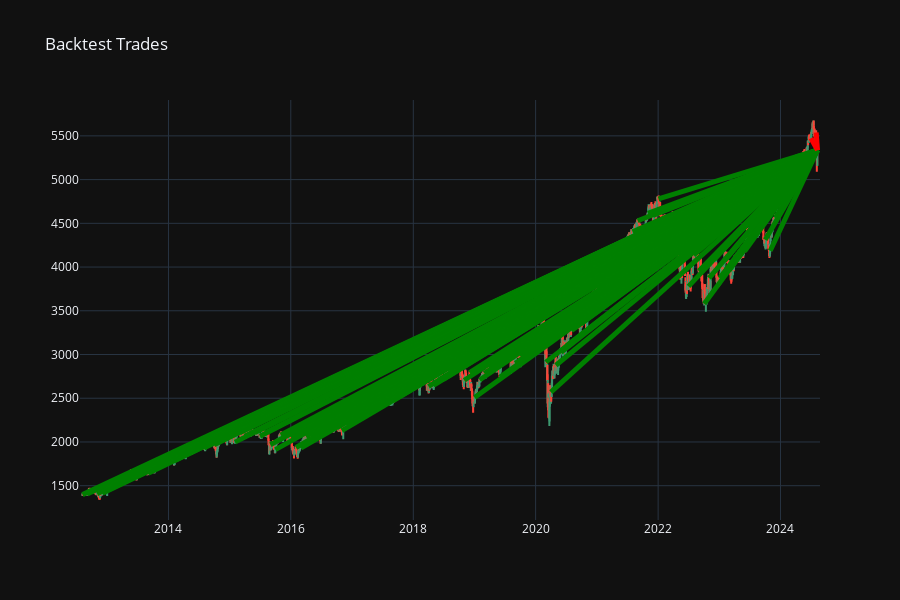

The cell this chart's notebook holds for it:
### Code cell
backtest_fig = bt.visualize_backtest()
backtest_fig

### Figure 1 — Plotly figure (JSON) as saved in the notebook; plotly's stock layout.template omitted (floating-point values rounded to 4 significant figures; data arrays with more than 128 entries replaced by an {"elided": "..."} marker saying what was removed)
{"data": [{"close": {"elided": "3104 float values"}, "high": {"elided": "3104 float values"}, "low": {"elided": "3104 float values"}, "name": "OHLC Data", "open": {"elided": "3104 float values"}, "x": {"elided": "3104 str values"}, "type": "candlestick"}], "layout": {"height": 600, "title": {"text": "Backtest Trades"}, "xaxis": {"rangeslider": {"visible": false}}, "shapes": [{"line": {"color": "green", "width": 5}, "type": "line", "x0": "2012-08-06T00:00:00", "x1": "2024-08-09T00:00:00", "y0": 1398.0, "y1": 5337.0}, {"line": {"color": "green", "width": 5}, "type": "line", "x0": "2012-09-03T00:00:00", "x1": "2024-08-09T00:00:00", "y0": 1406.0, "y1": 5337.0}, {"line": {"color": "green", "width": 5}, "type": "line", "x0": "2012-10-01T00:00:00", "x1": "2024-08-09T00:00:00", "y0": 1436.0, "y1": 5337.0}, {"line": {"color": "green", "width": 5}, "type": "line", "x0": "2012-11-01T00:00:00", "x1": "2024-08-09T00:00:00", "y0": 1407.0, "y1": 5337.0}, {"line": {"color": "green", "width": 5}, "type": "line", "x0": "2012-12-03T00:00:00", "x1": "2024-08-09T00:00:00", "y0": 1415.0, "y1": 5337.0}, {"line": {"color": "green", "width": 5}, "type": "line", "x0": "2013-01-02T00:00:00", "x1": "2024-08-09T00:00:00", "y0": 1448.0, "y1": 5337.0}, {"line": {"color": "green", "width": 5}, "type": "line", "x0": "2013-02-01T00:00:00", "x1": "2024-08-09T00:00:00", "y0": 1500.0, "y1": 5337.0}, {"line": {"color": "green", "width": 5}, "type": "line", "x0": "2013-03-01T00:00:00", "x1": "2024-08-09T00:00:00", "y0": 1511.0, "y1": 5337.0}, {"line": {"color": "green", "width": 5}, "type": "line", "x0": "2013-04-01T00:00:00", "x1": "2024-08-09T00:00:00", "y0": 1569.0, "y1": 5337.0}, {"line": {"color": "green", "width": 5}, "type": "line", "x0": "2013-05-01T00:00:00", "x1": "2024-08-09T00:00:00", "y0": 1598.0, "y1": 5337.0}, {"line": {"color": "green", "width": 5}, "type": "line", "x0": "2013-06-03T00:00:00", "x1": "2024-08-09T00:00:00", "y0": 1632.0, "y1": 5337.0}, {"line": {"color": "green", "width": 5}, "type": "line", "x0": "2013-07-01T00:00:00", "x1": "2024-08-09T00:00:00", "y0": 1608.0, "y1": 5337.0}, {"line": {"color": "green", "width": 5}, "type": "line", "x0": "2013-08-01T00:00:00", "x1": "2024-08-09T00:00:00", "y0": 1690.0, "y1": 5337.0}, {"line": {"color": "green", "width": 5}, "type": "line", "x0": "2013-09-02T00:00:00", "x1": "2024-08-09T00:00:00", "y0": 1642.0, "y1": 5337.0}, {"line": {"color": "green", "width": 5}, "type": "line", "x0": "2013-10-01T00:00:00", "x1": "2024-08-09T00:00:00", "y0": 1684.0, "y1": 5337.0}, {"line": {"color": "green", "width": 5}, "type": "line", "x0": "2013-11-01T00:00:00", "x1": "2024-08-09T00:00:00", "y0": 1760.0, "y1": 5337.0}, {"line": {"color": "green", "width": 5}, "type": "line", "x0": "2013-12-02T00:00:00", "x1": "2024-08-09T00:00:00", "y0": 1807.0, "y1": 5337.0}, {"line": {"color": "green", "width": 5}, "type": "line", "x0": "2014-01-02T00:00:00", "x1": "2024-08-09T00:00:00", "y0": 1848.0, "y1": 5337.0}, {"line": {"color": "green", "width": 5}, "type": "line", "x0": "2014-02-03T00:00:00", "x1": "2024-08-09T00:00:00", "y0": 1783.0, "y1": 5337.0}, {"line": {"color": "green", "width": 5}, "type": "line", "x0": "2014-03-03T00:00:00", "x1": "2024-08-09T00:00:00", "y0": 1847.0, "y1": 5337.0}, {"line": {"color": "green", "width": 5}, "type": "line", "x0": "2014-04-01T00:00:00", "x1": "2024-08-09T00:00:00", "y0": 1872.0, "y1": 5337.0}, {"line": {"color": "green", "width": 5}, "type": "line", "x0": "2014-05-01T00:00:00", "x1": "2024-08-09T00:00:00", "y0": 1885.0, "y1": 5337.0}, {"line": {"color": "green", "width": 5}, "type": "line", "x0": "2014-06-02T00:00:00", "x1": "2024-08-09T00:00:00", "y0": 1923.0, "y1": 5337.0}, {"line": {"color": "green", "width": 5}, "type": "line", "x0": "2014-07-01T00:00:00", "x1": "2024-08-09T00:00:00", "y0": 1962.0, "y1": 5337.0}, {"line": {"color": "green", "width": 5}, "type": "line", "x0": "2014-08-01T00:00:00", "x1": "2024-08-09T00:00:00", "y0": 1930.0, "y1": 5337.0}, {"line": {"color": "green", "width": 5}, "type": "line", "x0": "2014-09-01T00:00:00", "x1": "2024-08-09T00:00:00", "y0": 2000.0, "y1": 5337.0}, {"line": {"color": "green", "width": 5}, "type": "line", "x0": "2014-10-01T00:00:00", "x1": "2024-08-09T00:00:00", "y0": 1969.0, "y1": 5337.0}, {"line": {"color": "green", "width": 5}, "type": "line", "x0": "2014-11-03T00:00:00", "x1": "2024-08-09T00:00:00", "y0": 2017.0, "y1": 5337.0}, {"line": {"color": "green", "width": 5}, "type": "line", "x0": "2014-12-01T00:00:00", "x1": "2024-08-09T00:00:00", "y0": 2064.0, "y1": 5337.0}, {"line": {"color": "green", "width": 5}, "type": "line", "x0": "2015-01-02T00:00:00", "x1": "2024-08-09T00:00:00", "y0": 2063.0, "y1": 5337.0}, {"line": {"color": "green", "width": 5}, "type": "line", "x0": "2015-02-02T00:00:00", "x1": "2024-08-09T00:00:00", "y0": 1998.0, "y1": 5337.0}, {"line": {"color": "green", "width": 5}, "type": "line", "x0": "2015-03-02T00:00:00", "x1": "2024-08-09T00:00:00", "y0": 2106.0, "y1": 5337.0}, {"line": {"color": "green", "width": 5}, "type": "line", "x0": "2015-04-01T00:00:00", "x1": "2024-08-09T00:00:00", "y0": 2066.0, "y1": 5337.0}, {"line": {"color": "green", "width": 5}, "type": "line", "x0": "2015-05-01T00:00:00", "x1": "2024-08-09T00:00:00", "y0": 2089.0, "y1": 5337.0}, {"line": {"color": "green", "width": 5}, "type": "line", "x0": "2015-06-01T00:00:00", "x1": "2024-08-09T00:00:00", "y0": 2109.0, "y1": 5337.0}, {"line": {"color": "green", "width": 5}, "type": "line", "x0": "2015-07-01T00:00:00", "x1": "2024-08-09T00:00:00", "y0": 2065.0, "y1": 5337.0}, {"line": {"color": "green", "width": 5}, "type": "line", "x0": "2015-08-03T00:00:00", "x1": "2024-08-09T00:00:00", "y0": 2106.0, "y1": 5337.0}, {"line": {"color": "green", "width": 5}, "type": "line", "x0": "2015-09-01T00:00:00", "x1": "2024-08-09T00:00:00", "y0": 1968.0, "y1": 5337.0}, {"line": {"color": "green", "width": 5}, "type": "line", "x0": "2015-10-01T00:00:00", "x1": "2024-08-09T00:00:00", "y0": 1912.0, "y1": 5337.0}, {"line": {"color": "green", "width": 5}, "type": "line", "x0": "2015-11-02T00:00:00", "x1": "2024-08-09T00:00:00", "y0": 2080.0, "y1": 5337.0}, {"line": {"color": "green", "width": 5}, "type": "line", "x0": "2015-12-01T00:00:00", "x1": "2024-08-09T00:00:00", "y0": 2087.0, "y1": 5337.0}, {"line": {"color": "green", "width": 5}, "type": "line", "x0": "2016-01-04T00:00:00", "x1": "2024-08-09T00:00:00", "y0": 2045.0, "y1": 5337.0}, {"line": {"color": "green", "width": 5}, "type": "line", "x0": "2016-02-01T00:00:00", "x1": "2024-08-09T00:00:00", "y0": 1937.0, "y1": 5337.0}, {"line": {"color": "green", "width": 5}, "type": "line", "x0": "2016-03-01T00:00:00", "x1": "2024-08-09T00:00:00", "y0": 1931.0, "y1": 5337.0}, {"line": {"color": "green", "width": 5}, "type": "line", "x0": "2016-04-01T00:00:00", "x1": "2024-08-09T00:00:00", "y0": 2061.0, "y1": 5337.0}, {"line": {"color": "green", "width": 5}, "type": "line", "x0": "2016-05-02T00:00:00", "x1": "2024-08-09T00:00:00", "y0": 2067.0, "y1": 5337.0}, {"line": {"color": "green", "width": 5}, "type": "line", "x0": "2016-06-01T00:00:00", "x1": "2024-08-09T00:00:00", "y0": 2096.0, "y1": 5337.0}, {"line": {"color": "green", "width": 5}, "type": "line", "x0": "2016-07-01T00:00:00", "x1": "2024-08-09T00:00:00", "y0": 2095.0, "y1": 5337.0}, {"line": {"color": "green", "width": 5}, "type": "line", "x0": "2016-08-01T00:00:00", "x1": "2024-08-09T00:00:00", "y0": 2180.0, "y1": 5337.0}, {"line": {"color": "green", "width": 5}, "type": "line", "x0": "2016-09-01T00:00:00", "x1": "2024-08-09T00:00:00", "y0": 2170.0, "y1": 5337.0}, {"line": {"color": "green", "width": 5}, "type": "line", "x0": "2016-10-03T00:00:00", "x1": "2024-08-09T00:00:00", "y0": 2165.0, "y1": 5337.0}, {"line": {"color": "green", "width": 5}, "type": "line", "x0": "2016-11-01T00:00:00", "x1": "2024-08-09T00:00:00", "y0": 2129.0, "y1": 5337.0}, {"line": {"color": "green", "width": 5}, "type": "line", "x0": "2016-12-01T00:00:00", "x1": "2024-08-09T00:00:00", "y0": 2200.0, "y1": 5337.0}, {"line": {"color": "green", "width": 5}, "type": "line", "x0": "2017-01-03T00:00:00", "x1": "2024-08-09T00:00:00", "y0": 2247.0, "y1": 5337.0}, {"line": {"color": "green", "width": 5}, "type": "line", "x0": "2017-02-01T00:00:00", "x1": "2024-08-09T00:00:00", "y0": 2281.0, "y1": 5337.0}, {"line": {"color": "green", "width": 5}, "type": "line", "x0": "2017-03-01T00:00:00", "x1": "2024-08-09T00:00:00", "y0": 2365.0, "y1": 5337.0}, {"line": {"color": "green", "width": 5}, "type": "line", "x0": "2017-04-03T00:00:00", "x1": "2024-08-09T00:00:00", "y0": 2362.0, "y1": 5337.0}, {"line": {"color": "green", "width": 5}, "type": "line", "x0": "2017-05-01T00:00:00", "x1": "2024-08-09T00:00:00", "y0": 2384.0, "y1": 5337.0}, {"line": {"color": "green", "width": 5}, "type": "line", "x0": "2017-06-01T00:00:00", "x1": "2024-08-09T00:00:00", "y0": 2414.0, "y1": 5337.0}, {"line": {"color": "green", "width": 5}, "type": "line", "x0": "2017-07-03T00:00:00", "x1": "2024-08-09T00:00:00", "y0": 2425.0, "y1": 5337.0}, {"line": {"color": "green", "width": 5}, "type": "line", "x0": "2017-08-01T00:00:00", "x1": "2024-08-09T00:00:00", "y0": 2470.0, "y1": 5337.0}, {"line": {"color": "green", "width": 5}, "type": "line", "x0": "2017-09-01T00:00:00", "x1": "2024-08-09T00:00:00", "y0": 2470.0, "y1": 5337.0}, {"line": {"color": "green", "width": 5}, "type": "line", "x0": "2017-10-02T00:00:00", "x1": "2024-08-09T00:00:00", "y0": 2520.0, "y1": 5337.0}, {"line": {"color": "green", "width": 5}, "type": "line", "x0": "2017-11-01T00:00:00", "x1": "2024-08-09T00:00:00", "y0": 2576.0, "y1": 5337.0}, {"line": {"color": "green", "width": 5}, "type": "line", "x0": "2017-12-01T00:00:00", "x1": "2024-08-09T00:00:00", "y0": 2640.0, "y1": 5337.0}, {"line": {"color": "green", "width": 5}, "type": "line", "x0": "2018-01-02T00:00:00", "x1": "2024-08-09T00:00:00", "y0": 2675.0, "y1": 5337.0}, {"line": {"color": "green", "width": 5}, "type": "line", "x0": "2018-02-01T00:00:00", "x1": "2024-08-09T00:00:00", "y0": 2827.0, "y1": 5337.0}, {"line": {"color": "green", "width": 5}, "type": "line", "x0": "2018-03-01T00:00:00", "x1": "2024-08-09T00:00:00", "y0": 2718.0, "y1": 5337.0}, {"line": {"color": "green", "width": 5}, "type": "line", "x0": "2018-04-02T00:00:00", "x1": "2024-08-09T00:00:00", "y0": 2635.0, "y1": 5337.0}, {"line": {"color": "green", "width": 5}, "type": "line", "x0": "2018-05-01T00:00:00", "x1": "2024-08-09T00:00:00", "y0": 2648.0, "y1": 5337.0}, {"line": {"color": "green", "width": 5}, "type": "line", "x0": "2018-06-01T00:00:00", "x1": "2024-08-09T00:00:00", "y0": 2708.0, "y1": 5337.0}, {"line": {"color": "green", "width": 5}, "type": "line", "x0": "2018-07-02T00:00:00", "x1": "2024-08-09T00:00:00", "y0": 2719.0, "y1": 5337.0}, {"line": {"color": "green", "width": 5}, "type": "line", "x0": "2018-08-01T00:00:00", "x1": "2024-08-09T00:00:00", "y0": 2824.0, "y1": 5337.0}, {"line": {"color": "green", "width": 5}, "type": "line", "x0": "2018-09-03T00:00:00", "x1": "2024-08-09T00:00:00", "y0": 2906.0, "y1": 5337.0}, {"line": {"color": "green", "width": 5}, "type": "line", "x0": "2018-10-01T00:00:00", "x1": "2024-08-09T00:00:00", "y0": 2918.0, "y1": 5337.0}, {"line": {"color": "green", "width": 5}, "type": "line", "x0": "2018-11-01T00:00:00", "x1": "2024-08-09T00:00:00", "y0": 2706.0, "y1": 5337.0}, {"line": {"color": "green", "width": 5}, "type": "line", "x0": "2018-12-03T00:00:00", "x1": "2024-08-09T00:00:00", "y0": 2793.0, "y1": 5337.0}, {"line": {"color": "green", "width": 5}, "type": "line", "x0": "2019-01-02T00:00:00", "x1": "2024-08-09T00:00:00", "y0": 2508.0, "y1": 5337.0}, {"line": {"color": "green", "width": 5}, "type": "line", "x0": "2019-02-01T00:00:00", "x1": "2024-08-09T00:00:00", "y0": 2709.0, "y1": 5337.0}, {"line": {"color": "green", "width": 5}, "type": "line", "x0": "2019-03-01T00:00:00", "x1": "2024-08-09T00:00:00", "y0": 2785.0, "y1": 5337.0}, {"line": {"color": "green", "width": 5}, "type": "line", "x0": "2019-04-01T00:00:00", "x1": "2024-08-09T00:00:00", "y0": 2843.0, "y1": 5337.0}, {"line": {"color": "green", "width": 5}, "type": "line", "x0": "2019-05-01T00:00:00", "x1": "2024-08-09T00:00:00", "y0": 2953.0, "y1": 5337.0}, {"line": {"color": "green", "width": 5}, "type": "line", "x0": "2019-06-03T00:00:00", "x1": "2024-08-09T00:00:00", "y0": 2743.0, "y1": 5337.0}, {"line": {"color": "green", "width": 5}, "type": "line", "x0": "2019-07-01T00:00:00", "x1": "2024-08-09T00:00:00", "y0": 2966.0, "y1": 5337.0}, {"line": {"color": "green", "width": 5}, "type": "line", "x0": "2019-08-01T00:00:00", "x1": "2024-08-09T00:00:00", "y0": 2970.0, "y1": 5337.0}, {"line": {"color": "green", "width": 5}, "type": "line", "x0": "2019-09-02T00:00:00", "x1": "2024-08-09T00:00:00", "y0": 2901.0, "y1": 5337.0}, {"line": {"color": "green", "width": 5}, "type": "line", "x0": "2019-10-01T00:00:00", "x1": "2024-08-09T00:00:00", "y0": 2984.0, "y1": 5337.0}, {"line": {"color": "green", "width": 5}, "type": "line", "x0": "2019-11-01T00:00:00", "x1": "2024-08-09T00:00:00", "y0": 3038.0, "y1": 5337.0}, {"line": {"color": "green", "width": 5}, "type": "line", "x0": "2019-12-02T00:00:00", "x1": "2024-08-09T00:00:00", "y0": 3147.0, "y1": 5337.0}, {"line": {"color": "green", "width": 5}, "type": "line", "x0": "2020-01-02T00:00:00", "x1": "2024-08-09T00:00:00", "y0": 3235.0, "y1": 5337.0}, {"line": {"color": "green", "width": 5}, "type": "line", "x0": "2020-02-03T00:00:00", "x1": "2024-08-09T00:00:00", "y0": 3226.0, "y1": 5337.0}, {"line": {"color": "green", "width": 5}, "type": "line", "x0": "2020-03-02T00:00:00", "x1": "2024-08-09T00:00:00", "y0": 2913.0, "y1": 5337.0}, {"line": {"color": "green", "width": 5}, "type": "line", "x0": "2020-04-01T00:00:00", "x1": "2024-08-09T00:00:00", "y0": 2569.0, "y1": 5337.0}, {"line": {"color": "green", "width": 5}, "type": "line", "x0": "2020-05-01T00:00:00", "x1": "2024-08-09T00:00:00", "y0": 2878.0, "y1": 5337.0}, {"line": {"color": "green", "width": 5}, "type": "line", "x0": "2020-06-01T00:00:00", "x1": "2024-08-09T00:00:00", "y0": 3027.0, "y1": 5337.0}, {"line": {"color": "green", "width": 5}, "type": "line", "x0": "2020-07-01T00:00:00", "x1": "2024-08-09T00:00:00", "y0": 3096.0, "y1": 5337.0}, {"line": {"color": "green", "width": 5}, "type": "line", "x0": "2020-08-03T00:00:00", "x1": "2024-08-09T00:00:00", "y0": 3274.0, "y1": 5337.0}, {"line": {"color": "green", "width": 5}, "type": "line", "x0": "2020-09-01T00:00:00", "x1": "2024-08-09T00:00:00", "y0": 3495.0, "y1": 5337.0}, {"line": {"color": "green", "width": 5}, "type": "line", "x0": "2020-10-01T00:00:00", "x1": "2024-08-09T00:00:00", "y0": 3355.0, "y1": 5337.0}, {"line": {"color": "green", "width": 5}, "type": "line", "x0": "2020-11-02T00:00:00", "x1": "2024-08-09T00:00:00", "y0": 3270.0, "y1": 5337.0}, {"line": {"color": "green", "width": 5}, "type": "line", "x0": "2020-12-01T00:00:00", "x1": "2024-08-09T00:00:00", "y0": 3633.0, "y1": 5337.0}, {"line": {"color": "green", "width": 5}, "type": "line", "x0": "2021-01-04T00:00:00", "x1": "2024-08-09T00:00:00", "y0": 3760.0, "y1": 5337.0}, {"line": {"color": "green", "width": 5}, "type": "line", "x0": "2021-02-01T00:00:00", "x1": "2024-08-09T00:00:00", "y0": 3696.0, "y1": 5337.0}, {"line": {"color": "green", "width": 5}, "type": "line", "x0": "2021-03-01T00:00:00", "x1": "2024-08-09T00:00:00", "y0": 3820.0, "y1": 5337.0}, {"line": {"color": "green", "width": 5}, "type": "line", "x0": "2021-04-01T00:00:00", "x1": "2024-08-09T00:00:00", "y0": 3978.0, "y1": 5337.0}, {"line": {"color": "green", "width": 5}, "type": "line", "x0": "2021-05-03T00:00:00", "x1": "2024-08-09T00:00:00", "y0": 4192.0, "y1": 5337.0}, {"line": {"color": "green", "width": 5}, "type": "line", "x0": "2021-06-01T00:00:00", "x1": "2024-08-09T00:00:00", "y0": 4198.0, "y1": 5337.0}, {"line": {"color": "green", "width": 5}, "type": "line", "x0": "2021-07-01T00:00:00", "x1": "2024-08-09T00:00:00", "y0": 4304.0, "y1": 5337.0}, {"line": {"color": "green", "width": 5}, "type": "line", "x0": "2021-08-02T00:00:00", "x1": "2024-08-09T00:00:00", "y0": 4403.0, "y1": 5337.0}, {"line": {"color": "green", "width": 5}, "type": "line", "x0": "2021-09-01T00:00:00", "x1": "2024-08-09T00:00:00", "y0": 4530.0, "y1": 5337.0}, {"line": {"color": "green", "width": 5}, "type": "line", "x0": "2021-10-01T00:00:00", "x1": "2024-08-09T00:00:00", "y0": 4311.0, "y1": 5337.0}, {"line": {"color": "green", "width": 5}, "type": "line", "x0": "2021-11-01T00:00:00", "x1": "2024-08-09T00:00:00", "y0": 4615.0, "y1": 5337.0}, {"line": {"color": "green", "width": 5}, "type": "line", "x0": "2021-12-01T00:00:00", "x1": "2024-08-09T00:00:00", "y0": 4590.0, "y1": 5337.0}, {"line": {"color": "green", "width": 5}, "type": "line", "x0": "2022-01-03T00:00:00", "x1": "2024-08-09T00:00:00", "y0": 4779.0, "y1": 5337.0}, {"line": {"color": "green", "width": 5}, "type": "line", "x0": "2022-02-01T00:00:00", "x1": "2024-08-09T00:00:00", "y0": 4502.0, "y1": 5337.0}, {"line": {"color": "green", "width": 5}, "type": "line", "x0": "2022-03-01T00:00:00", "x1": "2024-08-09T00:00:00", "y0": 4371.0, "y1": 5337.0}, {"line": {"color": "green", "width": 5}, "type": "line", "x0": "2022-04-01T00:00:00", "x1": "2024-08-09T00:00:00", "y0": 4546.0, "y1": 5337.0}, {"line": {"color": "green", "width": 5}, "type": "line", "x0": "2022-05-02T00:00:00", "x1": "2024-08-09T00:00:00", "y0": 4149.0, "y1": 5337.0}, {"line": {"color": "green", "width": 5}, "type": "line", "x0": "2022-06-01T00:00:00", "x1": "2024-08-09T00:00:00", "y0": 4138.0, "y1": 5337.0}, {"line": {"color": "green", "width": 5}, "type": "line", "x0": "2022-07-01T00:00:00", "x1": "2024-08-09T00:00:00", "y0": 3779.0, "y1": 5337.0}, {"line": {"color": "green", "width": 5}, "type": "line", "x0": "2022-08-01T00:00:00", "x1": "2024-08-09T00:00:00", "y0": 4135.0, "y1": 5337.0}, {"line": {"color": "green", "width": 5}, "type": "line", "x0": "2022-09-01T00:00:00", "x1": "2024-08-09T00:00:00", "y0": 3955.0, "y1": 5337.0}, {"line": {"color": "green", "width": 5}, "type": "line", "x0": "2022-10-03T00:00:00", "x1": "2024-08-09T00:00:00", "y0": 3580.0, "y1": 5337.0}, {"line": {"color": "green", "width": 5}, "type": "line", "x0": "2022-11-01T00:00:00", "x1": "2024-08-09T00:00:00", "y0": 3873.0, "y1": 5337.0}, {"line": {"color": "green", "width": 5}, "type": "line", "x0": "2022-12-01T00:00:00", "x1": "2024-08-09T00:00:00", "y0": 4087.0, "y1": 5337.0}, {"line": {"color": "green", "width": 5}, "type": "line", "x0": "2023-01-03T00:00:00", "x1": "2024-08-09T00:00:00", "y0": 3874.0, "y1": 5337.0}, {"line": {"color": "green", "width": 5}, "type": "line", "x0": "2023-02-01T00:00:00", "x1": "2024-08-09T00:00:00", "y0": 4071.0, "y1": 5337.0}, {"line": {"color": "green", "width": 5}, "type": "line", "x0": "2023-03-01T00:00:00", "x1": "2024-08-09T00:00:00", "y0": 3963.0, "y1": 5337.0}, {"line": {"color": "green", "width": 5}, "type": "line", "x0": "2023-04-03T00:00:00", "x1": "2024-08-09T00:00:00", "y0": 4101.0, "y1": 5337.0}, {"line": {"color": "green", "width": 5}, "type": "line", "x0": "2023-05-01T00:00:00", "x1": "2024-08-09T00:00:00", "y0": 4171.0, "y1": 5337.0}, {"line": {"color": "green", "width": 5}, "type": "line", "x0": "2023-06-01T00:00:00", "x1": "2024-08-09T00:00:00", "y0": 4180.0, "y1": 5337.0}, {"line": {"color": "green", "width": 5}, "type": "line", "x0": "2023-07-03T00:00:00", "x1": "2024-08-09T00:00:00", "y0": 4446.0, "y1": 5337.0}, {"line": {"color": "green", "width": 5}, "type": "line", "x0": "2023-08-01T00:00:00", "x1": "2024-08-09T00:00:00", "y0": 4592.0, "y1": 5337.0}, {"line": {"color": "green", "width": 5}, "type": "line", "x0": "2023-09-01T00:00:00", "x1": "2024-08-09T00:00:00", "y0": 4509.0, "y1": 5337.0}, {"line": {"color": "green", "width": 5}, "type": "line", "x0": "2023-10-02T00:00:00", "x1": "2024-08-09T00:00:00", "y0": 4313.0, "y1": 5337.0}, {"line": {"color": "green", "width": 5}, "type": "line", "x0": "2023-11-01T00:00:00", "x1": "2024-08-09T00:00:00", "y0": 4186.0, "y1": 5337.0}, {"line": {"color": "green", "width": 5}, "type": "line", "x0": "2023-12-01T00:00:00", "x1": "2024-08-09T00:00:00", "y0": 4563.0, "y1": 5337.0}, {"line": {"color": "green", "width": 5}, "type": "line", "x0": "2024-01-02T00:00:00", "x1": "2024-08-09T00:00:00", "y0": 4770.0, "y1": 5337.0}, {"line": {"color": "green", "width": 5}, "type": "line", "x0": "2024-02-01T00:00:00", "x1": "2024-08-09T00:00:00", "y0": 4852.0, "y1": 5337.0}, {"line": {"color": "green", "width": 5}, "type": "line", "x0": "2024-03-01T00:00:00", "x1": "2024-08-09T00:00:00", "y0": 5092.0, "y1": 5337.0}, {"line": {"color": "green", "width": 5}, "type": "line", "x0": "2024-04-01T00:00:00", "x1": "2024-08-09T00:00:00", "y0": 5257.0, "y1": 5337.0}, {"line": {"color": "green", "width": 5}, "type": "line", "x0": "2024-05-01T00:00:00", "x1": "2024-08-09T00:00:00", "y0": 5020.0, "y1": 5337.0}, {"line": {"color": "green", "width": 5}, "type": "line", "x0": "2024-06-03T00:00:00", "x1": "2024-08-09T00:00:00", "y0": 5285.0, "y1": 5337.0}, {"line": {"color": "red", "width": 5}, "type": "line", "x0": "2024-07-01T00:00:00", "x1": "2024-08-09T00:00:00", "y0": 5473.0, "y1": 5337.0}, {"line": {"color": "red", "width": 5}, "type": "line", "x0": "2024-08-01T00:00:00", "x1": "2024-08-09T00:00:00", "y0": 5538.0, "y1": 5337.0}]}}
